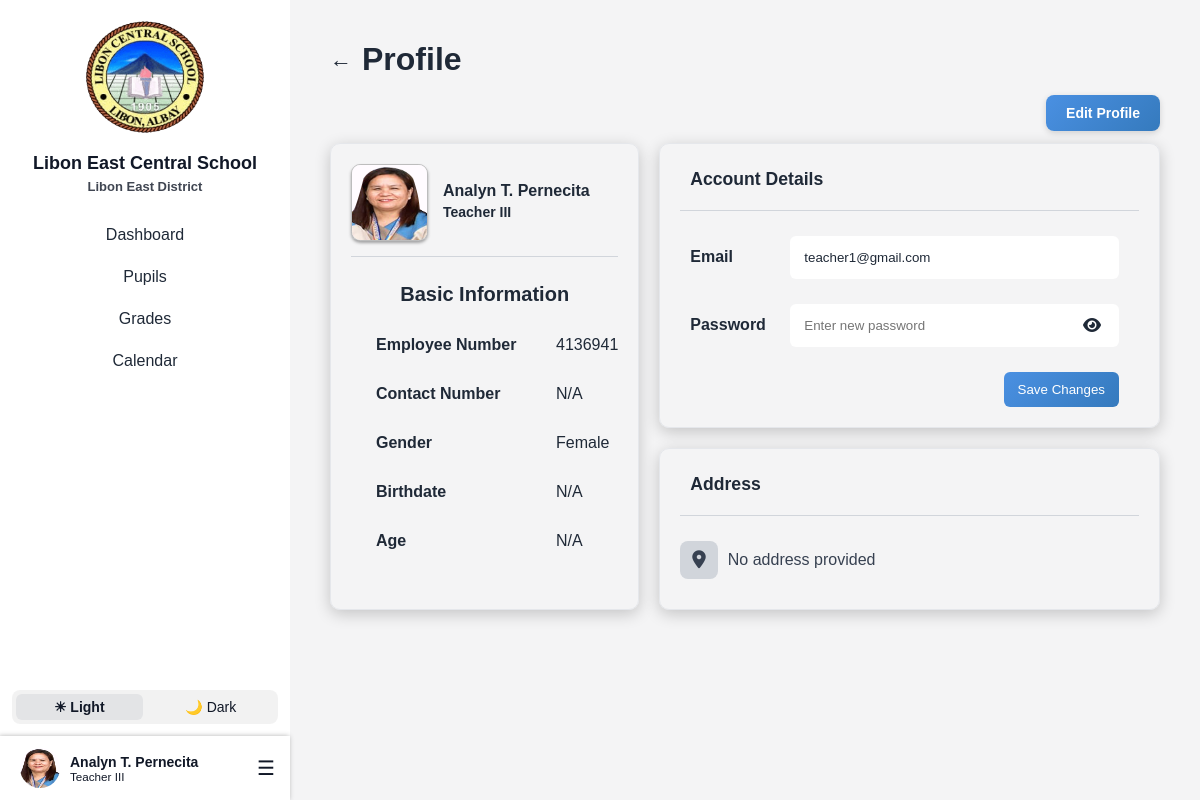
Page /teacher/teacherProfile.php (signed in) on the committed database.
### tables this page shows
CREATE TABLE `teachers` (
  `teacher_id` int(11) NOT NULL,
  `first_name` varchar(100) DEFAULT NULL,
  `middle_name` varchar(100) DEFAULT NULL,
  `last_name` varchar(100) DEFAULT NULL,
  `employee_no` varchar(20) DEFAULT NULL,
  `email` varchar(100) DEFAULT NULL,
  `password` varchar(255) DEFAULT NULL,
  `gender` enum('Male','Female','Other') DEFAULT NULL,
  `birthdate` date DEFAULT NULL,
  `age` int(11) DEFAULT NULL,
  `contact_no` varchar(20) DEFAULT NULL,
  `house_no_street` varchar(255) DEFAULT NULL,
  `barangay` varchar(255) DEFAULT NULL,
  `municipality` varchar(255) DEFAULT NULL,
  `province` varchar(255) DEFAULT NULL,
  `position` varchar(255) NOT NULL,
  `image` varchar(255) NOT NULL DEFAULT 'teacher.png',
  `user_type` char(1) NOT NULL DEFAULT 't' COMMENT 'a - admin\r\nt- teacher\r\nn- non-teaching',
  `user_status` char(1) NOT NULL DEFAULT 'a' COMMENT 'a - active\r\ni - inactive'
);

### teacher/teacherProfile.php (the view, shortened to what this page needs)
<?php
include '../lecs_db.php';
$teacher_id = intval($_SESSION['teacher_id']);
$stmt = $conn->prepare("SELECT CONCAT(first_name, ' ', COALESCE(middle_name, ''), ' ', last_name) AS full_name, employee_no, email, gender, birthdate, age, contact_no,
                               house_no_street, barangay, municipality, province, position, image
                        FROM teachers WHERE teacher_id = ? LIMIT 1");
$stmt->bind_param("i", $teacher_id);
$stmt->execute();
$teacher = $stmt->get_result()->fetch_assoc();
$employeeNo = htmlspecialchars($teacher['employee_no'] ?? "N/A");
$email = htmlspecialchars($teacher['email'] ?? "");
$contactNo = htmlspecialchars($teacher['contact_no'] === 'N/A' || empty($teacher['contact_no']) ? 'N/A' : $teacher['contact_no']);
$gender = htmlspecialchars($teacher['gender'] ?? "N/A");
$birthdate = htmlspecialchars($teacher['birthdate'] === 'N/A' || empty($teacher['birthdate']) || $teacher['birthdate'] === '0000-00-00' ? 'N/A' : $teacher['birthdate']);
$age = htmlspecialchars($teacher['age'] === 'N/A' || empty($teacher['age']) ? 'N/A' : $teacher['age']);
$addressParts = [];
$hasValidAddress = false;
$address = $hasValidAddress ? htmlspecialchars(implode(", ", $addressParts)) : "No address provided";
?>
<!DOCTYPE html>
<html lang="en">
<head>
    <link rel="stylesheet" href="../assets/css/profile.css">
    <link rel="stylesheet" href="../assets/css/all.min.css">
</head>
<body>
<div class="container">
    <?php include 'teacherSidebar.php'; ?>
    <div class="main-content">
        <div class="profile-header">
            <a href="teacherDashboard.php" class="back-arrow">←</a>
            <h1>Profile</h1>
        </div>
        <div class="btn-row">
            <a href="edit_profile.php" class="edit-btn">Edit Profile</a>
        </div>
        <div class="profile-grid">
            <div class="card left-card">
                <div class="profile-header-flex">
                    <img src="<?= htmlspecialchars($imagePath); ?>" alt="Profile Picture" class="profile-img">
                    <div class="profile-info">
                        <h2><?= $teacherName ?></h2>
                        <p class="teacher-position"><?= $teacherPos ?></p>
                    </div>
                </div>
                <div class="divider"></div>
                <h4 class="basic-details">Basic Information</h4>
                <div class="basic-info">
                    <div class="row"><span class="label">Employee Number</span><span class="value"><?= $employeeNo ?></span></div>
                    <div class="row"><span class="label">Contact Number</span><span class="value"><?= $contactNo ?></span></div>
                    <div class="row"><span class="label">Gender</span><span class="value"><?= $gender ?></span></div>
                    <div class="row"><span class="label">Birthdate</span><span class="value"><?= $birthdate ?></span></div>
                    <div class="row"><span class="label">Age</span><span class="value"><?= $age ?></span></div>
                </div>
            </div>
            <div class="right-section">
                <div class="card">
                    <div class="acc-details">
                        <h3>Account Details</h3>
                    </div>
                    <form method="POST" action="">
                        <div class="input-row">
                            <label for="email">Email</label>
                            <input type="email" id="email" name="email" value="<?= $email ?>">
                        </div>
                        <div class="input-row">
                            <label for="password">Password</label>
                            <div class="password-wrapper">
                                <input type="password" id="password" name="password" placeholder="Enter new password">
                                <button type="button" class="toggle-pass">
                                    <i class="fa-solid fa-eye"></i>
                                </button>
                            </div>
                        </div>
                        <div class="button-row">
                            <button type="submit" class="save-btn">Save Changes</button>
                        </div>
                    </form>
                </div>
                <div class="card">
                    <div class="acc-details">
                        <h3>Address</h3>
                    </div>
                    <div class="address-box">
                        <i class="fa-solid fa-location-dot"></i>
                        <span><?= $address ?></span>
                    </div>
                </div>
            </div>
        </div>
    </div>
</div>
</body>
</html>

### teacher/teacherSidebar.php (shortened to what this page needs)
<?php
include '../lecs_db.php';
$current_page = basename($_SERVER['PHP_SELF']);
$teacher_id = $_SESSION['teacher_id'];
$stmt = $conn->prepare("SELECT first_name, middle_name, last_name, position, image FROM teachers WHERE teacher_id = ? LIMIT 1");
$stmt->bind_param("i", $teacher_id);
$stmt->execute();
$result = $stmt->get_result();
$teacher = $result->fetch_assoc();
$middleInitial = '';
if (!empty($teacher['middle_name'])) {
    $middleInitial = strtoupper(substr(trim($teacher['middle_name']), 0, 1)) . '.';
}
function toRoman($num) {
    $map = [
        'M' => 1000, 'CM' => 900, 'D' => 500, 'CD' => 400,
        'C' => 100, 'XC' => 90, 'L' => 50, 'XL' => 40,
        'X' => 10, 'IX' => 9, 'V' => 5, 'IV' => 4, 'I' => 1
    ];
    $returnValue = '';
    while ($num > 0) {
        foreach ($map as $roman => $int) {
            if ($num >= $int) {
                $num -= $int;
                $returnValue .= $roman;
                break;
            }
        }
    }
    return $returnValue;
}
$teacherName = htmlspecialchars(trim(($teacher['first_name'] ?? '') . ' ' . $middleInitial . ' ' . ($teacher['last_name'] ?? '')));
$teacherPos = $teacher['position'] ?? "Teacher";
if (preg_match('/(\d+)/', $teacherPos, $matches)) {
    $num = (int)$matches[1];
    $roman = toRoman($num);
    $teacherPos = preg_replace('/\d+/', $roman, $teacherPos);
}
$teacherImg = !empty($teacher['image']) ? $teacher['image'] : "teacher.png";
$imagePath = "../assets/uploads/teachers/" . $teacherImg;
?>
<link rel="stylesheet" href="../assets/css/all.min.css">
<link rel="stylesheet" href="../assets/css/sidebar.css">
<div class="sidebar">
    <div class="sidebar-top">
        <img class="logo" src="../assets/images/lecs-logo no bg.png" alt="School Logo">
        <h2>Libon East Central School</h2>
        <small class="east">Libon East District</small>
        <div class="nav-links">
            <a href="teacherDashboard.php" class="<?= ($current_page == 'teacherDashboard.php') ? 'active' : '' ?>">Dashboard</a>
            <a href="teacherPupils.php" class="<?= ($current_page == 'teacherPupils.php' || $current_page == 'add_pupil.php' || $current_page == 'edit_pupil.php' || $current_page == 'pupilsProfile.php') ? 'active' : '' ?>">Pupils</a>
            <a href="teacherGrades.php" class="<?= ($current_page == 'teacherGrades.php' || $current_page == 'edit_grades.php') ? 'active' : '' ?>">Grades</a>
            <a href="teacherEventCalendar.php" class="<?= ($current_page == 'teacherEventCalendar.php') ? 'active' : '' ?>">Calendar</a>
        </div>
    </div>
    <div class="sidebar-bottom">
        <div class="toggle-mode">
            <button class="toggle-btn light-mode active" onclick="setMode('light')">☀ Light</button>
            <button class="toggle-btn dark-mode" onclick="setMode('dark')">🌙 Dark</button>
        </div>
        <div class="profile-menu">
            <div class="profile">
                <img src="<?= htmlspecialchars($imagePath); ?>" alt="Profile Picture">
                <div class="profile-info">
                    <strong><?= htmlspecialchars($teacherName); ?></strong>
                    <small><?= htmlspecialchars($teacherPos); ?></small>
                </div>
            </div>
            <div class="burger" role="button" aria-label="Open menu" tabindex="0">&#9776;</div>
        </div>
    </div>
</div>

### assets/css/profile.css (style rules this page uses)
:root { --primary-color: #2563eb; --background-light: #f4f4f5; --sidebar-light: #ffffff; --card-light: #ffffff; --input-light: #f9fafb; --divider-light: #d1d5db; --text-light: #1f2937; --background-dark: #1e293b; --sidebar-dark: #334155; --card-dark: #2a3446; --input-dark: #1e293b; --divider-dark: #444; --text-dark: #f1f5f9; }
body { margin: 0; font-family: Arial, sans-serif; transition: background-color 0.3s, color 0.3s; }
:root.light { background-color: var(--background-light); color: var(--text-light); }
:root.light .input-row input { color: var(--text-light); }
:root.light .divider { border-top: 1px solid var(--divider-light); }
:root.light .back-arrow { color: var(--text-light); }
:root.light .toggle-pass { color: var(--text-light); }
.container { display: flex; min-height: 100vh; }
.main-content { flex: 1; padding: 20px 40px; margin-left: 290px; transition: color 0.3s; }
.profile-header { display: flex; align-items: center; margin-bottom: 20px; }
.back-arrow { font-size: 22px; margin-right: 10px; text-decoration: none; }
.profile-grid { display: grid; grid-template-columns: 1fr 2fr; gap: 20px; }
.card { padding: 20px; border-radius: 10px; border: 1px solid #e5e7eb; box-shadow: 0 4px 16px rgba(0,0,0,0.2); margin-bottom: 20px; background-color: transparent; }
.left-card { text-align: left; }
.profile-header-flex { display: flex; align-items: center; gap: 15px; margin-bottom: 15px; }
.profile-img { width: 75px; height: 75px; border-radius: 12%; border: 1px solid rgba(62, 62, 62, 0.301); box-shadow: #46464677 0 2px 3px; }
.profile-info h2 { margin: 0; font-size: 16px; margin-top: 12px; }
.teacher-position { font-weight: bold; font-size: 14px; margin-top: 4px; }
.divider { margin: 15px 0; }
.basic-details { margin-bottom: 30px; text-align: center; font-size: 20px; }
.basic-info { display: flex; flex-direction: column; gap: 30px; margin-left: 25px; margin-bottom: 20px; }
.basic-info .row { display: flex; justify-content: space-between; border-bottom: 1px solid transparent; }
.basic-info .label { width: 180px; font-weight: bold; flex-shrink: 0; }
.basic-info .value { flex: 1; }
.card h3 { font-size: 1.1rem; margin-top: 5px; margin-left: 10px; margin-bottom: 20px; align-items: center; }
.acc-details { border-bottom: 1px solid var(--divider-light); }
.input-row { display: flex; align-items: center; margin-bottom: 12px; margin: 25px 20px 15px 10px; }
.input-row label { width: 100px; font-weight: bold; }
.input-row input { flex: 1; border: none; border-radius: 6px; padding: 14px; transition: background-color 0.3s, color 0.3s; }
.password-wrapper { position: relative; flex: 1; display: flex; align-items: center; }
.password-wrapper input { width: 100%; padding-right: 40px; }
.password-wrapper .toggle-pass { position: absolute; right: 12px; background: transparent; border: none; cursor: pointer; font-size: 16px; color: inherit; display: flex; align-items: center; justify-content: center; }
.button-row { display: flex; justify-content: flex-end; margin: 10px 20px 0 10px; }
.save-btn { background: linear-gradient(135deg, #4a90e2, #357ABD); color: white; border: none; padding: 10px 14px; border-radius: 6px; cursor: pointer; margin-top: 10px; }
.address-box { margin-top: 15px; display: flex; align-items: center; padding: 10px 0; font-size: 16px; line-height: 1.6; color: #374151; }
.address-box i { margin-right: 10px; font-size: 18px; background-color: var(--divider-light); padding: 10px 12px; border-radius: 8px; }
.btn-row { display: flex; justify-content: flex-end; margin-bottom: 12px; margin-top: -25px; }
.edit-btn { background: linear-gradient(135deg, #4a90e2, #357ABD); color: #fff; padding: 10px 20px; border: none; border-radius: 8px; cursor: pointer; font-weight: 600; font-size: 14px; box-shadow: 0 2px 6px rgba(0, 0, 0, 0.15); transition: background-color 0.3s ease, transform 0.2s ease; display: inline-flex; align-items: center; gap: 8px; text-decoration: none; }

### rows in the picture
teachers: image (picture), teacherName "Analyn T. Pernecita", position "Teacher III", employee_no "4136941", contact_no "N/A", gender "Female", birthdate "N/A", age "N/A", email "teacher1@gmail.com"

### other values in the picture
$address "No address provided"
